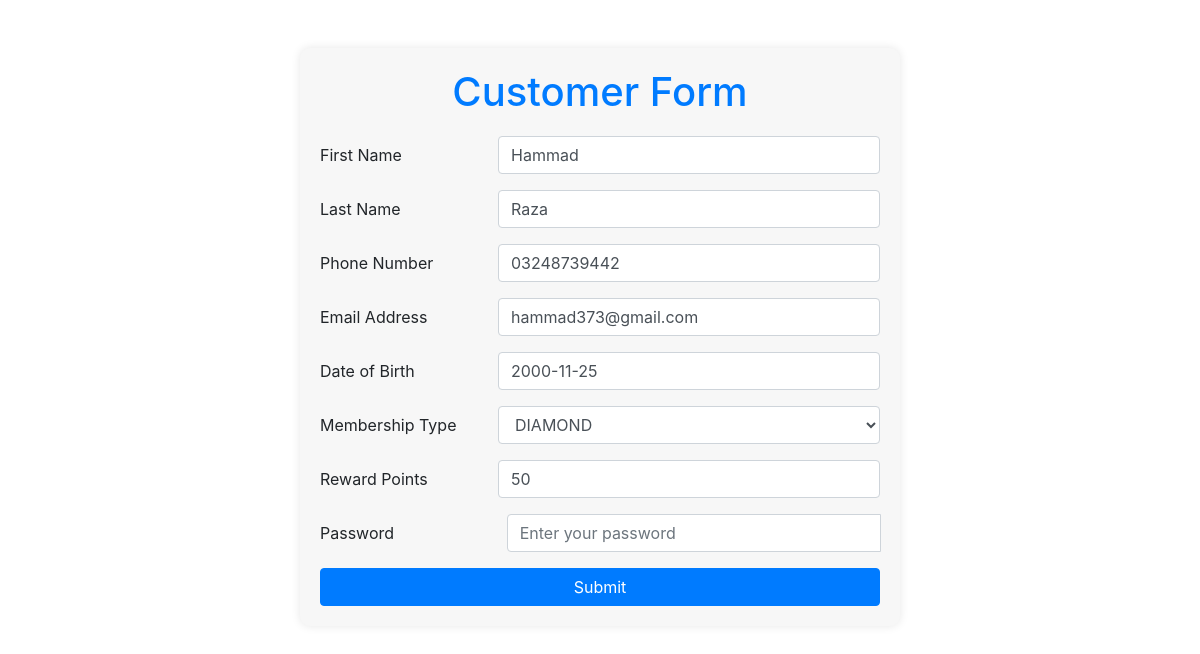
Screenshot of /edit/1 with the database file from the repository.
### apniapp/models.py (models this page shows, shortened)
class Customer(models.Model):
    MEMBERSHIP_SILVER = 'S'
    MEMBERSHIP_GOLD = 'G'
    MEMBERSHIP_DIAMOND = 'D'
    MEMBERSHIP_CHOICES = [
        (MEMBERSHIP_SILVER, 'SILVER'),
        (MEMBERSHIP_GOLD, 'GOLD'),
        (MEMBERSHIP_DIAMOND, 'DIAMOND'),
    ]
    First_name = models.CharField(max_length=200)
    Last_name = models.CharField(max_length=200)
    phone = models.CharField(max_length=255)
    Email = models.EmailField(max_length=250)
    birth_date = models.DateField(null=True)
    membership = models.CharField(
        max_length=1, choices=MEMBERSHIP_CHOICES, default=MEMBERSHIP_SILVER)
    points = models.IntegerField(default=50)
    password = models.CharField(max_length=128)
    class Meta:
        ordering = ['First_name', 'Last_name']

### apniapp/views.py (the view)
# urls.py: path('edit/<int:id>', views.edit, name='edit'),
def edit(request, id):
    r = Customer.objects.get(pk=id)
    if request.method == 'POST':
        form = CustomerForm(request.POST, instance=r)
        if form.is_valid():
            form.save()
            messages.add_message(request, messages.SUCCESS,
                                 "Your Data has been changed Successfully!")
            return redirect('home')
    else:
        form = CustomerForm(instance=r)
    return render(request, 'index.html', {'form': form})

### templates/index.html (shortened to what this page needs)
<!DOCTYPE html>
<html lang="en">
<head>
    <link rel="stylesheet" href="https://stackpath.bootstrapcdn.com/bootstrap/4.5.2/css/bootstrap.min.css">
    <link rel="stylesheet" href="https://cdnjs.cloudflare.com/ajax/libs/bootstrap-datepicker/1.9.0/css/bootstrap-datepicker.min.css">
</head>
<body>
    {% if form %}
    <div class="container mt-5">
        <div class="form-container">
            <h1 class="form-header text-center text-primary">Customer Form</h1>
            <form method="POST" novalidate>
                <div class="form-group">
                    <label for="id_First_name">{{ form.First_name.label }}</label>
                    {{ form.First_name }}
                </div>
                <div class="form-group">
                    <label for="id_Last_name">{{ form.Last_name.label }}</label>
                    {{ form.Last_name }}
                </div>
                <div class="form-group">
                    <label for="id_phone">{{ form.phone.label }}</label>
                    {{ form.phone }}
                </div>
                <div class="form-group">
                    <label for="id_Email">{{ form.Email.label }}</label>
                    {{ form.Email }}
                </div>
                <div class="form-group">
                    <label for="id_birth_date">{{ form.birth_date.label }}</label>
                    {{ form.birth_date }}
                </div>
                <div class="form-group">
                    <label for="id_membership">{{ form.membership.label }}</label>
                    {{ form.membership }}
                </div>
                <div class="form-group">
                    <label for="id_points">{{ form.points.label }}</label>
                    {{ form.points }}
                </div>
                <div class="form-group">
                    <label for="id_password">{{ form.password.label }}</label>
                    <div class="input-group">
                        {{ form.password }}
                    </div>
                </div>
                <button type="submit" class="btn btn-primary btn-block">Submit</button>
            </form>
        </div>
    </div>
    {% endif %}
</body>
</html>

### templates/index.html (style rules this page uses)
.form-container { max-width: 600px; margin: auto; padding: 20px; background-color: #f7f7f7; border-radius: 10px; box-shadow: 0 0 10px rgba(0, 0, 0, 0.1); }
.form-header { margin-bottom: 20px; }
.btn-primary { background-color: #007bff; border-color: #007bff; }
.form-group { display: flex; align-items: center; }
.form-group label { flex: 1; margin-bottom: 0; }
.form-group .form-control { flex: 2; }
.form-group .input-group { flex: 2; }

### rows the page displays
Customer: First_name "Hammad", Last_name "Raza", phone "03248739442", Email "hammad373@gmail.com", birth_date "2000-11-25", membership "DIAMOND", points "50"
